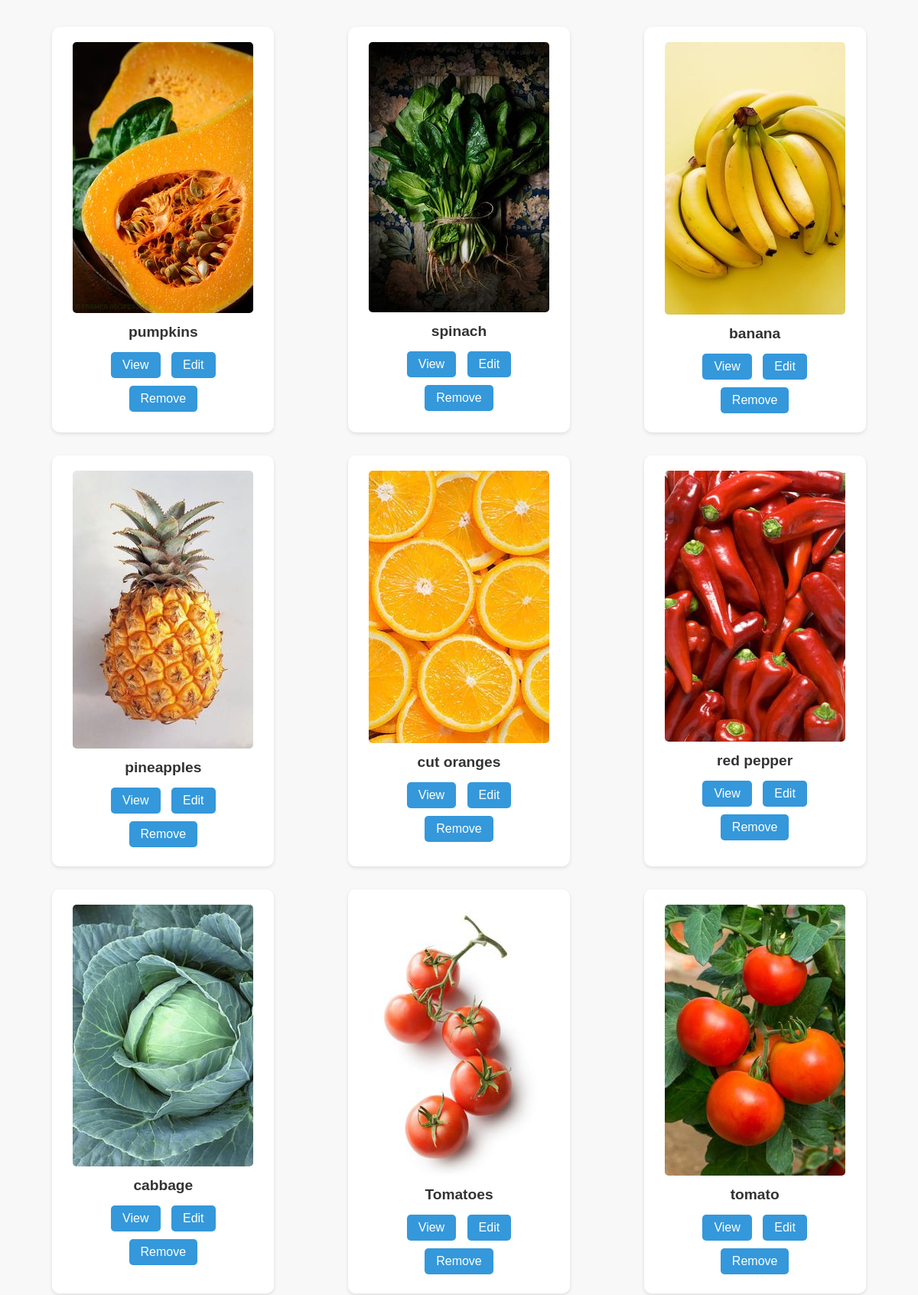
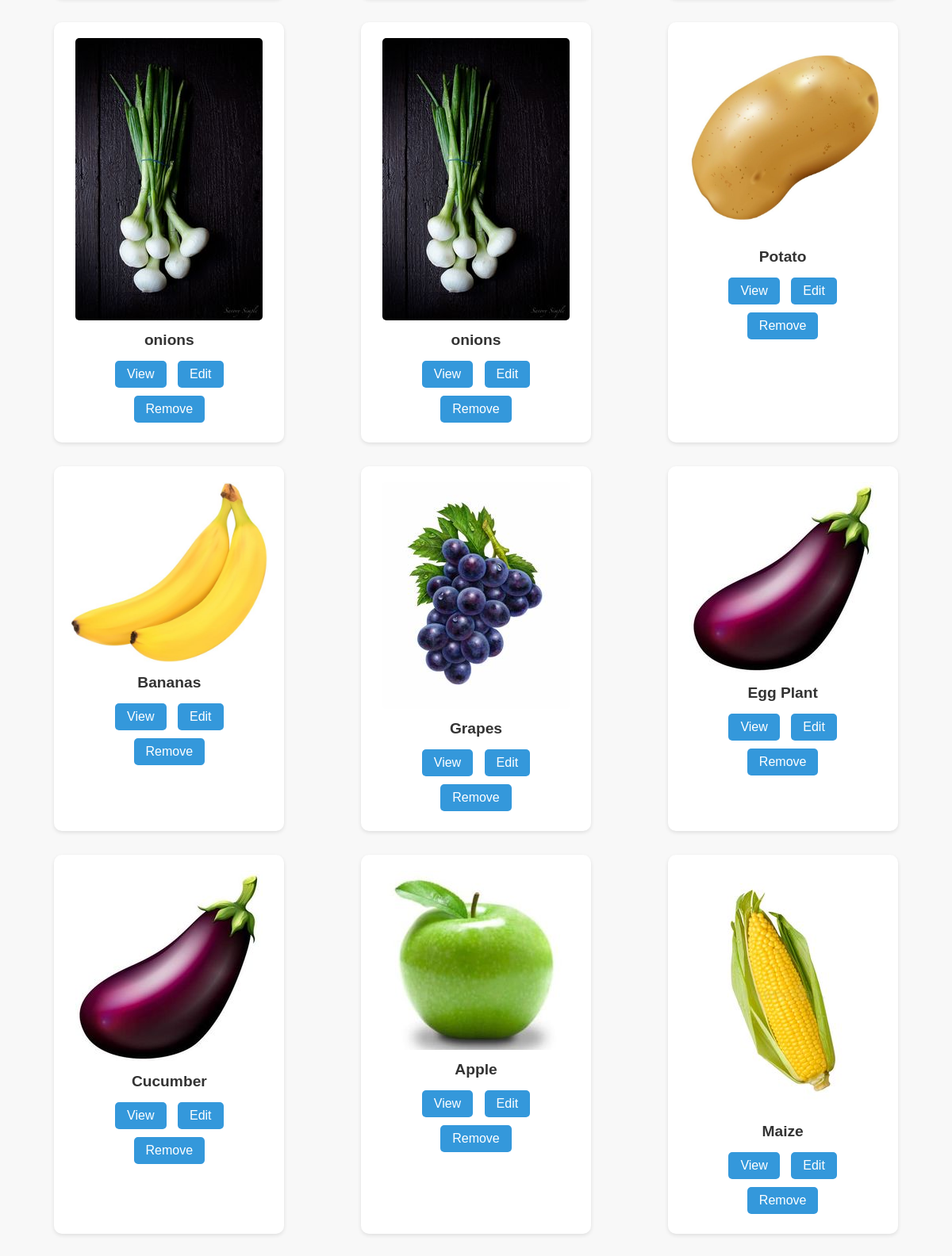
/inventory/products/list (upper part), run on the app's committed database (2 pictures, top to bottom).
### inventory/models.py (models this page shows)
class Product(models.Model):
    vendor=models.ForeignKey(Vendor, null=True, on_delete=models.CASCADE)
    name=models.CharField(max_length=32)
    price=models.DecimalField(max_digits=8,decimal_places=2)
    description=models.TextField()
    image=models.ImageField()
    date_created=models.DateTimeField(auto_now_add=True)
    date_updated=models.DateTimeField(auto_now=True)
    stock=models.PositiveIntegerField()

### inventory/views.py (the view)
# urls.py: path("products/list", products_list , name="products_list"),
def products_list(request):
    products = Product.objects.all()
    return render(request, 'inventory/products_list.html', {'products':products})

### templates/inventory/products_list.html (shortened to what this page needs)
<!DOCTYPE html>
<html lang="en">
<head>
</head>
<div class="allproducts">
    {% for product in products %}
        <div class="product-container">
            <a href="{% url 'product_detail' id=product.id %}">
                <img src="{{ product.image.url }}" />
            </a>
            <h1 class="product-name">{{ product.name }}</h1>
             <a  class="name" href="{url 'product_detail' id=product.id %}">View</a>
             <a class="name" href="{% url 'product_update_view' id=product.id %}">Edit </a>
             <a  class="name" href="{% url 'delete_product' id=product.id %}">Remove</a>
        </div>
    {% endfor %}
</div>
</body>
</html>

### templates/inventory/products_list.html (style rules this page uses)
.allproducts { display: flex; flex-wrap: wrap; justify-content: space-around; padding: 20px; }
.product-container { background-color: #fff; border-radius: 10px; box-shadow: 0 2px 5px rgba(0, 0, 0, 0.1); margin: 15px; padding: 20px; width: 250px; text-align: center; transition: transform 0.2s ease-in-out, box-shadow 0.2s ease-in-out; }
.product-container img { max-width: 100%; height: auto; border-radius: 5px; }
.product-name { font-size: 1.2rem; margin: 10px 0; color: #333; }
.name { display: inline-block; margin: 5px; padding: 8px 15px; text-decoration: none; color: #fff; background-color: #3498db; border-radius: 5px; transition: background-color 0.2s ease-in-out; }

### data on the page
Product: image (picture), name "pumpkins"
Product: image (picture), name "spinach"
Product: image (picture), name "banana"
Product: image (picture), name "pineapples"
Product: image (picture), name "cut oranges"
Product: image (picture), name "red pepper"
Product: image (picture), name "cabbage"
Product: image (picture), name "Tomatoes"
Product: image (picture), name "tomato"
Product: image (picture), name "onions"
Product: image (picture), name "onions"
Product: image (picture), name "Potato"
Product: image (picture), name "Bananas"
Product: image (picture), name "Grapes"
Product: image (picture), name "Egg Plant"
Product: image (picture), name "Cucumber"
Product: image (picture), name "Apple"
Product: image (picture), name "Maize"
